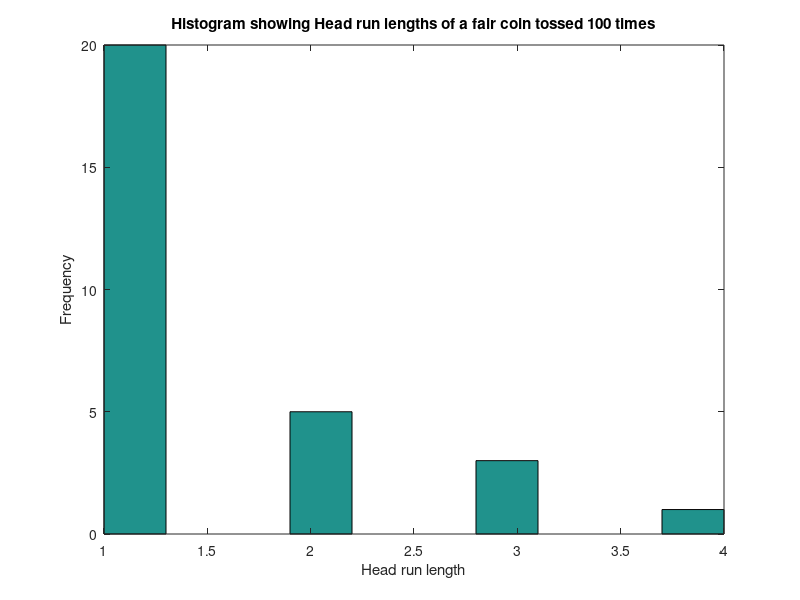

Write MATLAB code to recreate this figure.
% Date : January 15 2017
% Name : Sindhu Valasa Reddy
% USC ID : 8047774699
% Email : valasare@usc.edu
% EE 511 : Project #1 - Coin Flips
% Question 3 : Tossing a fair coin 100 times. Generate a histogram showing the heads run length

clc;
clear all;
No_of_tosses = 100;                              % No of tosses as given
Outcomes = rand(1,No_of_tosses) > 0.5;           % Generate random numbers between [0,1] where numbers > 0.5 are Heads and < 0.5 are Tails
csum_outcomes = cumsum(Outcomes);                % Find the cumulative sum of the Outcomes
adj_diff = diff([Outcomes 0]) == -1;             % Calculate the adjacent difference
int_calc = csum_outcomes(adj_diff);
head_run_lengths = [int_calc(1) diff(int_calc)]; % Generate the different head run lengths
display('Outcomes are : ');
disp(Outcomes);
display(' Different head run lengths are : ');
disp(head_run_lengths);
figure(1);
hist(head_run_lengths);
title(['Histogram showing Head run lengths of a fair coin tossed ',(num2str(No_of_tosses)),' times']);
xlabel('Head run length');
ylabel('Frequency');

















